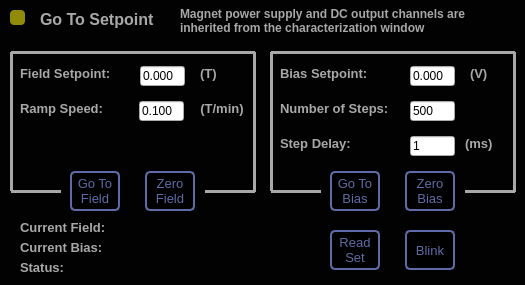
<?xml version="1.0" encoding="UTF-8"?>
<ui version="4.0">
 <class>Dialog</class>
 <widget class="QDialog" name="Dialog">
  <property name="geometry">
   <rect>
    <x>0</x>
    <y>0</y>
    <width>525</width>
    <height>285</height>
   </rect>
  </property>
  <property name="minimumSize">
   <size>
    <width>525</width>
    <height>285</height>
   </size>
  </property>
  <property name="maximumSize">
   <size>
    <width>525</width>
    <height>285</height>
   </size>
  </property>
  <property name="windowTitle">
   <string>Go To Setpoint</string>
  </property>
  <property name="windowIcon">
   <iconset resource="../Resources/nSOTScannerResources.qrc">
    <normaloff>:/nSOTScanner/Pictures/jj_schema.svg</normaloff>:/nSOTScanner/Pictures/jj_schema.svg</iconset>
  </property>
  <property name="styleSheet">
   <string notr="true">#Dialog{background-color: rgb(2, 2, 2);}
#line_11{color: rgb(168,168,168)}
#line_12{color: rgb(168,168,168)}
#line_13{color: rgb(168,168,168)}
#line_14{color: rgb(168,168,168)}
#line_15{color: rgb(168,168,168)}
#line_16{color: rgb(168,168,168)}
#line_17{color: rgb(168,168,168)}

QLabel{
color: rgb(168,168,168);
font: bold 10pt;
}</string>
  </property>
  <widget class="QLabel" name="label_7">
   <property name="geometry">
    <rect>
     <x>280</x>
     <y>66</y>
     <width>90</width>
     <height>16</height>
    </rect>
   </property>
   <property name="text">
    <string>&lt;html&gt;&lt;head/&gt;&lt;body&gt;&lt;p&gt;&lt;span style=&quot; font-size:10pt; font-weight:600; color:#a8a8a8;&quot;&gt;Bias Setpoint:&lt;/span&gt;&lt;/p&gt;&lt;/body&gt;&lt;/html&gt;</string>
   </property>
  </widget>
  <widget class="QLabel" name="label_8">
   <property name="geometry">
    <rect>
     <x>20</x>
     <y>66</y>
     <width>96</width>
     <height>16</height>
    </rect>
   </property>
   <property name="text">
    <string>&lt;html&gt;&lt;head/&gt;&lt;body&gt;&lt;p&gt;&lt;span style=&quot; font-size:10pt; font-weight:600; color:#a8a8a8;&quot;&gt;Field Setpoint:&lt;/span&gt;&lt;/p&gt;&lt;/body&gt;&lt;/html&gt;</string>
   </property>
  </widget>
  <widget class="QPushButton" name="gotoFieldBtn">
   <property name="geometry">
    <rect>
     <x>70</x>
     <y>171</y>
     <width>50</width>
     <height>40</height>
    </rect>
   </property>
   <property name="font">
    <font>
     <pointsize>10</pointsize>
    </font>
   </property>
   <property name="styleSheet">
    <string notr="true">QPushButton:pressed#gotoFieldBtn{
color: rgb(95,107,166);
background-color:rgb(168,168,168);
border: 1px solid rgb(95,107,166);
border-radius: 5px
}

QPushButton#gotoFieldBtn{
color: rgb(95,107,166);
background-color:rgb(0,0,0);
border: 2px solid rgb(95,107,166);
border-radius: 5px
}</string>
   </property>
   <property name="text">
    <string>Go To 
Field</string>
   </property>
  </widget>
  <widget class="QLabel" name="label_9">
   <property name="geometry">
    <rect>
     <x>200</x>
     <y>66</y>
     <width>19</width>
     <height>16</height>
    </rect>
   </property>
   <property name="text">
    <string>&lt;html&gt;&lt;head/&gt;&lt;body&gt;&lt;p&gt;&lt;span style=&quot; font-size:10pt; font-weight:600; color:#a8a8a8;&quot;&gt;(T)&lt;/span&gt;&lt;/p&gt;&lt;/body&gt;&lt;/html&gt;</string>
   </property>
  </widget>
  <widget class="QLabel" name="label_11">
   <property name="geometry">
    <rect>
     <x>470</x>
     <y>66</y>
     <width>21</width>
     <height>16</height>
    </rect>
   </property>
   <property name="text">
    <string>&lt;html&gt;&lt;head/&gt;&lt;body&gt;&lt;p&gt;&lt;span style=&quot; font-size:10pt; font-weight:600; color:#a8a8a8;&quot;&gt;(V)&lt;/span&gt;&lt;/p&gt;&lt;/body&gt;&lt;/html&gt;</string>
   </property>
  </widget>
  <widget class="QLineEdit" name="fieldRampRateLine">
   <property name="geometry">
    <rect>
     <x>139</x>
     <y>101</y>
     <width>45</width>
     <height>20</height>
    </rect>
   </property>
   <property name="text">
    <string>0.100</string>
   </property>
   <property name="alignment">
    <set>Qt::AlignLeading|Qt::AlignLeft|Qt::AlignVCenter</set>
   </property>
   <property name="placeholderText">
    <string>0.0</string>
   </property>
  </widget>
  <widget class="QLabel" name="label_14">
   <property name="geometry">
    <rect>
     <x>200</x>
     <y>101</y>
     <width>44</width>
     <height>16</height>
    </rect>
   </property>
   <property name="text">
    <string>&lt;html&gt;&lt;head/&gt;&lt;body&gt;&lt;p&gt;&lt;span style=&quot; font-size:10pt; color:#a8a8a8;&quot;&gt;(T/min)&lt;/span&gt;&lt;/p&gt;&lt;/body&gt;&lt;/html&gt;</string>
   </property>
   <property name="alignment">
    <set>Qt::AlignCenter</set>
   </property>
  </widget>
  <widget class="QLabel" name="label_37">
   <property name="geometry">
    <rect>
     <x>20</x>
     <y>101</y>
     <width>91</width>
     <height>16</height>
    </rect>
   </property>
   <property name="text">
    <string>&lt;html&gt;&lt;head/&gt;&lt;body&gt;&lt;p&gt;&lt;span style=&quot; color:#a8a8a8;&quot;&gt;Ramp Speed:&lt;/span&gt;&lt;/p&gt;&lt;/body&gt;&lt;/html&gt;</string>
   </property>
   <property name="alignment">
    <set>Qt::AlignLeading|Qt::AlignLeft|Qt::AlignVCenter</set>
   </property>
  </widget>
  <widget class="QLabel" name="label_38">
   <property name="geometry">
    <rect>
     <x>280</x>
     <y>136</y>
     <width>81</width>
     <height>16</height>
    </rect>
   </property>
   <property name="text">
    <string>&lt;html&gt;&lt;head/&gt;&lt;body&gt;&lt;p&gt;&lt;span style=&quot; color:#a8a8a8;&quot;&gt;Step Delay:&lt;/span&gt;&lt;/p&gt;&lt;/body&gt;&lt;/html&gt;</string>
   </property>
   <property name="alignment">
    <set>Qt::AlignLeading|Qt::AlignLeft|Qt::AlignVCenter</set>
   </property>
  </widget>
  <widget class="QLineEdit" name="biasDelayLine">
   <property name="geometry">
    <rect>
     <x>410</x>
     <y>136</y>
     <width>45</width>
     <height>20</height>
    </rect>
   </property>
   <property name="text">
    <string>1</string>
   </property>
   <property name="alignment">
    <set>Qt::AlignLeading|Qt::AlignLeft|Qt::AlignVCenter</set>
   </property>
   <property name="placeholderText">
    <string>0.0</string>
   </property>
  </widget>
  <widget class="QLabel" name="label_12">
   <property name="geometry">
    <rect>
     <x>465</x>
     <y>136</y>
     <width>31</width>
     <height>16</height>
    </rect>
   </property>
   <property name="text">
    <string>&lt;html&gt;&lt;head/&gt;&lt;body&gt;&lt;p&gt;&lt;span style=&quot; font-size:10pt; color:#a8a8a8;&quot;&gt;(ms)&lt;/span&gt;&lt;/p&gt;&lt;/body&gt;&lt;/html&gt;</string>
   </property>
  </widget>
  <widget class="QLabel" name="BiasInc">
   <property name="geometry">
    <rect>
     <x>280</x>
     <y>101</y>
     <width>111</width>
     <height>16</height>
    </rect>
   </property>
   <property name="text">
    <string>&lt;html&gt;&lt;head/&gt;&lt;body&gt;&lt;p&gt;&lt;span style=&quot; color:#a8a8a8;&quot;&gt;Number of Steps:&lt;/span&gt;&lt;/p&gt;&lt;/body&gt;&lt;/html&gt;</string>
   </property>
   <property name="alignment">
    <set>Qt::AlignLeading|Qt::AlignLeft|Qt::AlignVCenter</set>
   </property>
  </widget>
  <widget class="QLineEdit" name="biasPntsLine">
   <property name="geometry">
    <rect>
     <x>410</x>
     <y>101</y>
     <width>45</width>
     <height>20</height>
    </rect>
   </property>
   <property name="text">
    <string>500</string>
   </property>
   <property name="alignment">
    <set>Qt::AlignLeading|Qt::AlignLeft|Qt::AlignVCenter</set>
   </property>
   <property name="placeholderText">
    <string>0.0</string>
   </property>
  </widget>
  <widget class="QPushButton" name="blinkBtn">
   <property name="geometry">
    <rect>
     <x>405</x>
     <y>230</y>
     <width>50</width>
     <height>40</height>
    </rect>
   </property>
   <property name="font">
    <font>
     <pointsize>10</pointsize>
    </font>
   </property>
   <property name="styleSheet">
    <string notr="true">QPushButton:pressed#blinkBtn{
color: rgb(95,107,166);
background-color:rgb(168,168,168);
border: 1px solid rgb(95,107,166);
border-radius: 5px
}

QPushButton#blinkBtn{
color: rgb(95,107,166);
background-color:rgb(0,0,0);
border: 2px solid  rgb(95,107,166);
border-radius: 5px
}</string>
   </property>
   <property name="text">
    <string>Blink</string>
   </property>
  </widget>
  <widget class="QPushButton" name="zeroFieldBtn">
   <property name="geometry">
    <rect>
     <x>145</x>
     <y>171</y>
     <width>50</width>
     <height>40</height>
    </rect>
   </property>
   <property name="font">
    <font>
     <pointsize>10</pointsize>
    </font>
   </property>
   <property name="styleSheet">
    <string notr="true">QPushButton:pressed#zeroFieldBtn{
color: rgb(95,107,166);
background-color:rgb(168,168,168);
border: 1px solid rgb(95,107,166);
border-radius: 5px
}

QPushButton#zeroFieldBtn{
color: rgb(95,107,166);
background-color:rgb(0,0,0);
border: 2px solid  rgb(95,107,166);
border-radius: 5px
}</string>
   </property>
   <property name="text">
    <string>Zero
Field</string>
   </property>
  </widget>
  <widget class="QLineEdit" name="fieldSetpntLine">
   <property name="geometry">
    <rect>
     <x>140</x>
     <y>66</y>
     <width>45</width>
     <height>20</height>
    </rect>
   </property>
   <property name="text">
    <string>0.000</string>
   </property>
   <property name="alignment">
    <set>Qt::AlignLeading|Qt::AlignLeft|Qt::AlignVCenter</set>
   </property>
   <property name="placeholderText">
    <string>0.0</string>
   </property>
  </widget>
  <widget class="QLineEdit" name="biasSetpntLine">
   <property name="geometry">
    <rect>
     <x>410</x>
     <y>66</y>
     <width>45</width>
     <height>20</height>
    </rect>
   </property>
   <property name="text">
    <string>0.000</string>
   </property>
   <property name="alignment">
    <set>Qt::AlignLeading|Qt::AlignLeft|Qt::AlignVCenter</set>
   </property>
   <property name="placeholderText">
    <string>0.0</string>
   </property>
  </widget>
  <widget class="QLabel" name="label_13">
   <property name="geometry">
    <rect>
     <x>180</x>
     <y>0</y>
     <width>338</width>
     <height>42</height>
    </rect>
   </property>
   <property name="text">
    <string>&lt;html&gt;&lt;head/&gt;&lt;body&gt;&lt;p&gt;&lt;span style=&quot; font-size:9pt; color:#a8a8a8;&quot;&gt;Magnet power supply and DC output channels are inherited from the characterization window&lt;/span&gt;&lt;/p&gt;&lt;/body&gt;&lt;/html&gt;</string>
   </property>
   <property name="wordWrap">
    <bool>true</bool>
   </property>
  </widget>
  <widget class="QPushButton" name="zeroBiasBtn">
   <property name="geometry">
    <rect>
     <x>405</x>
     <y>171</y>
     <width>50</width>
     <height>40</height>
    </rect>
   </property>
   <property name="font">
    <font>
     <pointsize>10</pointsize>
    </font>
   </property>
   <property name="styleSheet">
    <string notr="true">QPushButton:pressed#zeroBiasBtn{
color: rgb(95,107,166);
background-color:rgb(168,168,168);
border: 1px solid rgb(95,107,166);
border-radius: 5px
}

QPushButton#zeroBiasBtn{
color: rgb(95,107,166);
background-color:rgb(0,0,0);
border: 2px solid  rgb(95,107,166);
border-radius: 5px
}</string>
   </property>
   <property name="text">
    <string>Zero
Bias</string>
   </property>
  </widget>
  <widget class="QPushButton" name="gotoBiasBtn">
   <property name="geometry">
    <rect>
     <x>330</x>
     <y>171</y>
     <width>50</width>
     <height>40</height>
    </rect>
   </property>
   <property name="font">
    <font>
     <pointsize>10</pointsize>
    </font>
   </property>
   <property name="styleSheet">
    <string notr="true">QPushButton:pressed#gotoBiasBtn{
color: rgb(95,107,166);
background-color:rgb(168,168,168);
border: 1px solid rgb(95,107,166);
border-radius: 5px
}

QPushButton#gotoBiasBtn{
color: rgb(95,107,166);
background-color:rgb(0,0,0);
border: 2px solid rgb(95,107,166);
border-radius: 5px
}</string>
   </property>
   <property name="text">
    <string>Go To 
Bias</string>
   </property>
  </widget>
  <widget class="Line" name="line_8">
   <property name="geometry">
    <rect>
     <x>253</x>
     <y>52</y>
     <width>3</width>
     <height>140</height>
    </rect>
   </property>
   <property name="styleSheet">
    <string notr="true">#line_8{color: rgb(168,168,168)}</string>
   </property>
   <property name="frameShadow">
    <enum>QFrame::Plain</enum>
   </property>
   <property name="lineWidth">
    <number>3</number>
   </property>
   <property name="orientation">
    <enum>Qt::Vertical</enum>
   </property>
  </widget>
  <widget class="Line" name="line_9">
   <property name="geometry">
    <rect>
     <x>11</x>
     <y>51</y>
     <width>244</width>
     <height>3</height>
    </rect>
   </property>
   <property name="styleSheet">
    <string notr="true">#line_9{color: rgb(168,168,168);}</string>
   </property>
   <property name="frameShadow">
    <enum>QFrame::Plain</enum>
   </property>
   <property name="lineWidth">
    <number>3</number>
   </property>
   <property name="orientation">
    <enum>Qt::Horizontal</enum>
   </property>
  </widget>
  <widget class="Line" name="line_10">
   <property name="geometry">
    <rect>
     <x>10</x>
     <y>52</y>
     <width>3</width>
     <height>139</height>
    </rect>
   </property>
   <property name="styleSheet">
    <string notr="true">#line_10{color: rgb(168,168,168)}</string>
   </property>
   <property name="frameShadow">
    <enum>QFrame::Plain</enum>
   </property>
   <property name="lineWidth">
    <number>3</number>
   </property>
   <property name="orientation">
    <enum>Qt::Vertical</enum>
   </property>
  </widget>
  <widget class="Line" name="line_11">
   <property name="geometry">
    <rect>
     <x>513</x>
     <y>52</y>
     <width>3</width>
     <height>140</height>
    </rect>
   </property>
   <property name="styleSheet">
    <string notr="true">#line_8{color: rgb(168,168,168)}</string>
   </property>
   <property name="frameShadow">
    <enum>QFrame::Plain</enum>
   </property>
   <property name="lineWidth">
    <number>3</number>
   </property>
   <property name="orientation">
    <enum>Qt::Vertical</enum>
   </property>
  </widget>
  <widget class="Line" name="line_12">
   <property name="geometry">
    <rect>
     <x>271</x>
     <y>51</y>
     <width>244</width>
     <height>3</height>
    </rect>
   </property>
   <property name="styleSheet">
    <string notr="true">#line_9{color: rgb(168,168,168);}</string>
   </property>
   <property name="frameShadow">
    <enum>QFrame::Plain</enum>
   </property>
   <property name="lineWidth">
    <number>3</number>
   </property>
   <property name="orientation">
    <enum>Qt::Horizontal</enum>
   </property>
  </widget>
  <widget class="Line" name="line_13">
   <property name="geometry">
    <rect>
     <x>270</x>
     <y>52</y>
     <width>3</width>
     <height>139</height>
    </rect>
   </property>
   <property name="styleSheet">
    <string notr="true">#line_13{color: rgb(168,168,168)}
#line_11{color: rgb(168,168,168)}
#line_12{color: rgb(168,168,168)}</string>
   </property>
   <property name="frameShadow">
    <enum>QFrame::Plain</enum>
   </property>
   <property name="lineWidth">
    <number>3</number>
   </property>
   <property name="orientation">
    <enum>Qt::Vertical</enum>
   </property>
  </widget>
  <widget class="Line" name="line_14">
   <property name="geometry">
    <rect>
     <x>11</x>
     <y>190</y>
     <width>50</width>
     <height>3</height>
    </rect>
   </property>
   <property name="styleSheet">
    <string notr="true">#line_9{color: rgb(168,168,168);}</string>
   </property>
   <property name="frameShadow">
    <enum>QFrame::Plain</enum>
   </property>
   <property name="lineWidth">
    <number>3</number>
   </property>
   <property name="orientation">
    <enum>Qt::Horizontal</enum>
   </property>
  </widget>
  <widget class="Line" name="line_15">
   <property name="geometry">
    <rect>
     <x>205</x>
     <y>190</y>
     <width>50</width>
     <height>3</height>
    </rect>
   </property>
   <property name="styleSheet">
    <string notr="true">#line_9{color: rgb(168,168,168);}</string>
   </property>
   <property name="frameShadow">
    <enum>QFrame::Plain</enum>
   </property>
   <property name="lineWidth">
    <number>3</number>
   </property>
   <property name="orientation">
    <enum>Qt::Horizontal</enum>
   </property>
  </widget>
  <widget class="Line" name="line_16">
   <property name="geometry">
    <rect>
     <x>465</x>
     <y>190</y>
     <width>50</width>
     <height>3</height>
    </rect>
   </property>
   <property name="styleSheet">
    <string notr="true">#line_9{color: rgb(168,168,168);}</string>
   </property>
   <property name="frameShadow">
    <enum>QFrame::Plain</enum>
   </property>
   <property name="lineWidth">
    <number>3</number>
   </property>
   <property name="orientation">
    <enum>Qt::Horizontal</enum>
   </property>
  </widget>
  <widget class="Line" name="line_17">
   <property name="geometry">
    <rect>
     <x>271</x>
     <y>190</y>
     <width>50</width>
     <height>3</height>
    </rect>
   </property>
   <property name="styleSheet">
    <string notr="true">#line_9{color: rgb(168,168,168);}</string>
   </property>
   <property name="frameShadow">
    <enum>QFrame::Plain</enum>
   </property>
   <property name="lineWidth">
    <number>3</number>
   </property>
   <property name="orientation">
    <enum>Qt::Horizontal</enum>
   </property>
  </widget>
  <widget class="QLabel" name="currStatusLbl">
   <property name="geometry">
    <rect>
     <x>20</x>
     <y>260</y>
     <width>291</width>
     <height>16</height>
    </rect>
   </property>
   <property name="text">
    <string>&lt;html&gt;&lt;head/&gt;&lt;body&gt;&lt;p&gt;&lt;span style=&quot; font-size:10pt; font-weight:600; color:#a8a8a8;&quot;&gt;Status:&lt;/span&gt;&lt;/p&gt;&lt;/body&gt;&lt;/html&gt;</string>
   </property>
  </widget>
  <widget class="QLabel" name="label_16">
   <property name="geometry">
    <rect>
     <x>40</x>
     <y>10</y>
     <width>121</width>
     <height>19</height>
    </rect>
   </property>
   <property name="text">
    <string>&lt;html&gt;&lt;head/&gt;&lt;body&gt;&lt;p&gt;&lt;span style=&quot; font-size:12pt; color:#a8a8a8;&quot;&gt;Go To Setpoint&lt;/span&gt;&lt;/p&gt;&lt;/body&gt;&lt;/html&gt;</string>
   </property>
  </widget>
  <widget class="QLabel" name="currFieldLbl">
   <property name="geometry">
    <rect>
     <x>20</x>
     <y>220</y>
     <width>291</width>
     <height>16</height>
    </rect>
   </property>
   <property name="text">
    <string>&lt;html&gt;&lt;head/&gt;&lt;body&gt;&lt;p&gt;&lt;span style=&quot; font-size:10pt; font-weight:600; color:#a8a8a8;&quot;&gt;Current Field:&lt;/span&gt;&lt;/p&gt;&lt;/body&gt;&lt;/html&gt;</string>
   </property>
  </widget>
  <widget class="QLabel" name="currBiasLbl">
   <property name="geometry">
    <rect>
     <x>20</x>
     <y>240</y>
     <width>296</width>
     <height>16</height>
    </rect>
   </property>
   <property name="text">
    <string>&lt;html&gt;&lt;head/&gt;&lt;body&gt;&lt;p&gt;&lt;span style=&quot; font-size:10pt; font-weight:600; color:#a8a8a8;&quot;&gt;Current Bias:&lt;/span&gt;&lt;/p&gt;&lt;/body&gt;&lt;/html&gt;</string>
   </property>
  </widget>
  <widget class="QPushButton" name="push_readSetpoint">
   <property name="geometry">
    <rect>
     <x>330</x>
     <y>230</y>
     <width>50</width>
     <height>40</height>
    </rect>
   </property>
   <property name="font">
    <font>
     <pointsize>10</pointsize>
    </font>
   </property>
   <property name="styleSheet">
    <string notr="true">QPushButton:pressed#push_readSetpoint{
color: rgb(95,107,166);
background-color:rgb(168,168,168);
border: 1px solid rgb(95,107,166);
border-radius: 5px
}

QPushButton#push_readSetpoint{
color: rgb(95,107,166);
background-color:rgb(0,0,0);
border: 2px solid  rgb(95,107,166);
border-radius: 5px
}</string>
   </property>
   <property name="text">
    <string>Read 
Set</string>
   </property>
  </widget>
  <widget class="QPushButton" name="push_Servers">
   <property name="geometry">
    <rect>
     <x>10</x>
     <y>10</y>
     <width>15</width>
     <height>15</height>
    </rect>
   </property>
   <property name="styleSheet">
    <string notr="true">#push_Servers{
background: rgb(144, 140, 9);
 border-radius: 4px;
}</string>
   </property>
   <property name="text">
    <string/>
   </property>
  </widget>
 </widget>
 <resources>
  <include location="../Resources/nSOTScannerResources.qrc"/>
 </resources>
 <connections/>
</ui>
